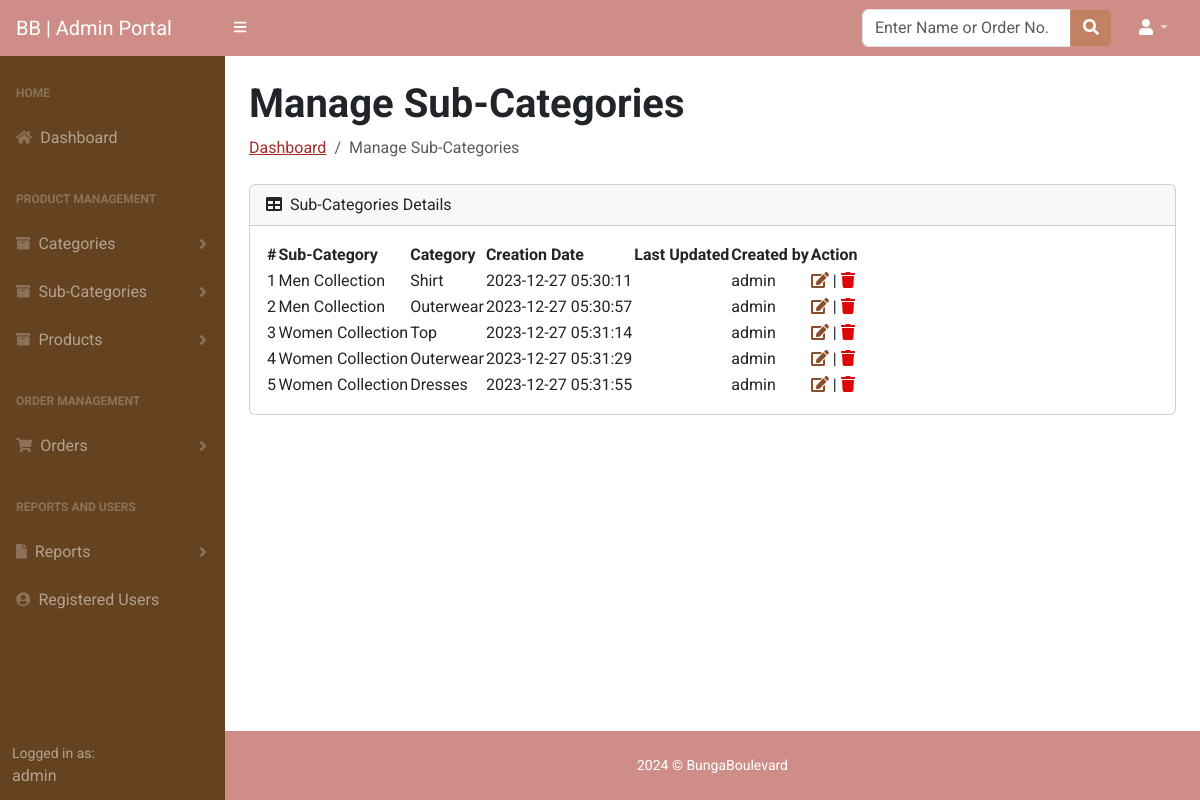
The page /admin/manage-subcategories.php (signed in) on the database its author committed.
### tables this page shows
CREATE TABLE `subcategory` (
  `id` int(11) NOT NULL,
  `categoryid` int(11) DEFAULT NULL,
  `subcategoryName` varchar(255) DEFAULT NULL,
  `creationDate` timestamp NULL DEFAULT current_timestamp(),
  `updationDate` timestamp NULL DEFAULT NULL ON UPDATE current_timestamp(),
  `createdBy` int(11) DEFAULT NULL
);

CREATE TABLE `category` (
  `id` int(11) NOT NULL,
  `categoryName` varchar(255) DEFAULT NULL,
  `categoryDescription` longtext DEFAULT NULL,
  `creationDate` timestamp NOT NULL DEFAULT current_timestamp(),
  `updationDate` timestamp NULL DEFAULT NULL ON UPDATE current_timestamp(),
  `createdBy` int(11) DEFAULT NULL,
  `CatPhoto` varchar(255) NOT NULL
);

### admin/manage-subcategories.php (the view, shortened to what this page needs)
<?php session_start();
include_once('includes/config.php');
if(strlen( $_SESSION["aid"])==0)
{
header('location:logout.php');
} else {
?>
<!DOCTYPE html>
<html lang="en">
    <head>
        <link href="https://cdn.jsdelivr.net/npm/simple-datatables@latest/dist/style.css" rel="stylesheet" />
        <link href="css/styles.css" rel="stylesheet" />
    </head>
    <body class="sb-nav-fixed">
 <?php include_once('includes/header.php');?>
        <div id="layoutSidenav">
       <?php include_once('includes/sidebar.php');?>
            <div id="layoutSidenav_content">
                <main>
                    <div class="container-fluid px-4">
                        <h1 class="mt-4"><strong>Manage Sub-Categories</strong></h1>
                        <ol class="breadcrumb mb-4">
                            <li class="breadcrumb-item"><a href="dashboard.php" style="color: brown;">Dashboard</a></li>
                            <li class="breadcrumb-item active">Manage Sub-Categories</li>
                        </ol>
                        <div class="card mb-4">
                            <div class="card-header">
                                <i class="fas fa-table me-1"></i>
                               Sub-Categories Details
                            </div>
                            <div class="card-body">
                                <table id="datatablesSimple">
                                    <thead>
                                        <tr>
                                            <th>#</th>
                                            <th>Sub-Category</th>
                                            <th>Category</th>
                                            <th>Creation Date</th>
                                            <th>Last Updated</th>
                                            <th>Created by</th>
                                            <th>Action</th>
                                        </tr>
                                    </thead>
                                    <tbody>
<?php $query=mysqli_query($con,"select category.categoryName,subcategory.subcategoryName as subcatname,subcategory.creationDate,subcategory.updationDate,subcategory.id as subid,tbladmin.username from subcategory join category on subcategory.categoryid=category.id join tbladmin on tbladmin.id=subcategory.createdBy");
$cnt=1;
while($row=mysqli_fetch_array($query))
{
?>
                                <tr>
                                            <td><?php echo htmlentities($cnt);?></td>
                                            <td><?php echo htmlentities($row['categoryName']);?></td>
                                            <td><?php echo htmlentities($row['subcatname']);?></td>
                                            <td> <?php echo htmlentities($row['creationDate']);?></td>
                                            <td><?php echo htmlentities($row['updationDate']);?></td>
                                            <td><?php echo htmlentities($row['username']);?></td>
                                            <td>
                                            <a href="edit-subcategory.php?id=<?php echo $row['subid']?>"><i class="fas fa-edit" style="color:#8a4e2c;"></i></a> |
                                            <a href="manage-subcategories.php?id=<?php echo $row['subid']?>&del=delete" onClick="return confirm('Are you sure you want to delete?')"><i class="fa fa-trash" aria-hidden="true" style="color:#de0707;"></i></a></td>
                                        </tr>
                                        <?php $cnt=$cnt+1; } ?>
                                    </tbody>
                                </table>
                            </div>
                        </div>
                    </div>
                </main>
<?php include_once('includes/footer.php');?>
            </div>
        </div>
    </body>
</html>
<?php } ?>

### admin/includes/header.php (style rules this page uses)
body { font-family: 'Roboto', sans-serif; }

### admin/includes/sidebar.php (style rules this page uses)
body { font-family: 'Roboto', sans-serif; }

### rows shown on the page
subcategory: categoryid.categoryName "Men Collection", subcategoryName "Shirt", creationDate "2023-12-27 05:30:11", tbladmin.username "admin"
subcategory: categoryid.categoryName "Men Collection", subcategoryName "Outerwear", creationDate "2023-12-27 05:30:57", tbladmin.username "admin"
subcategory: categoryid.categoryName "Women Collection", subcategoryName "Top", creationDate "2023-12-27 05:31:14", tbladmin.username "admin"
subcategory: categoryid.categoryName "Women Collection", subcategoryName "Outerwear", creationDate "2023-12-27 05:31:29", tbladmin.username "admin"
subcategory: categoryid.categoryName "Women Collection", subcategoryName "Dresses", creationDate "2023-12-27 05:31:55", tbladmin.username "admin"

### other values the page prints
$_SESSION['alogin'] "admin"
